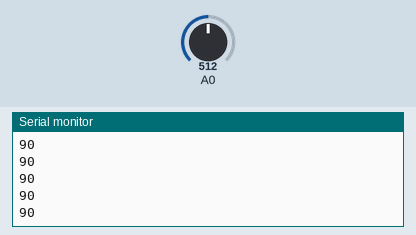
Bench run of a sketch on a simulated Arduino Uno, built with avr-gcc and run on an emulated ATmega328P. On the bench: the last lines printed to the serial monitor. Inputs (shaded band) come from the test bench; at power-on: A0 = 512. No radio packets arrive unless stated.

Above: at 1.2 s.
1.3 s: A0 set to 716
At 1.8 s:
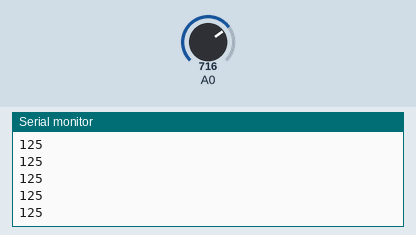
2.8 s: A0 set to 900
At 3.8 s:
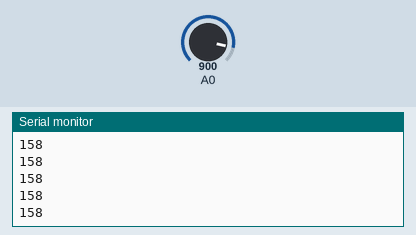
Timing chart, 0 to 5.8 s (numbered marks = the images above; inputs shaded):
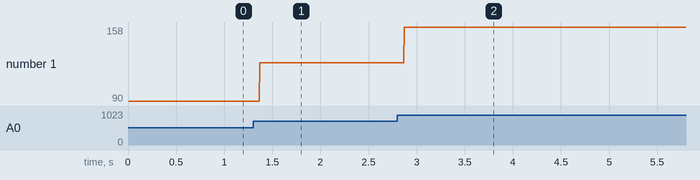

Measured:
- after the input at 1.3 s, the serial monitor: prints a new line after 0.07 s (image 1)
- after the input at 2.8 s, the serial monitor: prints a new line after 0.07 s (image 2)
- plotted number 1: 90 → 125 after the input at 1.3 s, 125 → 158 after the input at 2.8 s

The sketch:

verici.ino
```cpp
#include <SPI.h>
#include <nRF24L01.h>
#include <RF24.h>

RF24 radio(9, 10); //radio(CE, CS);
const uint64_t kod = 0xE8E8F0F0E101;
int sayi[1];
int pot;

void setup() {
  Serial.begin(9600);
  radio.begin();
  radio.openWritingPipe(kod);

}

void loop()
{
  if (Serial.read())
  {
    pot = analogRead(A0);
    sayi[0] = map(pot, 0, 1023, 0, 180);


    /*
    int deger;
    double sicaklik;
    deger = analogRead(0);
    sicaklik = Termistor(deger);
    sayi[0] = sicaklik;
    */

    radio.write(sayi, 1);
    Serial.println(sayi[0]);
  }
}

double Termistor(int analogOkuma)
{
  double sicaklik;
  sicaklik = log((10240000 / analogOkuma) - 10000);
  sicaklik = 1 / (0.001129148 + (0.000234125 + (0.0000000876741 * sicaklik * sicaklik)) * sicaklik);
  sicaklik = sicaklik - 273.15;
  return sicaklik;
}
```
